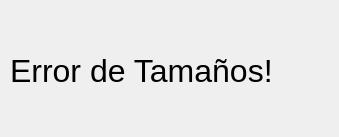
<?xml version="1.0" encoding="UTF-8"?>
<ui version="4.0">
 <class>Form</class>
 <widget class="QWidget" name="Form">
  <property name="geometry">
   <rect>
    <x>0</x>
    <y>0</y>
    <width>339</width>
    <height>137</height>
   </rect>
  </property>
  <property name="windowTitle">
   <string>Form</string>
  </property>
  <widget class="QLabel" name="label">
   <property name="geometry">
    <rect>
     <x>10</x>
     <y>10</y>
     <width>291</width>
     <height>121</height>
    </rect>
   </property>
   <property name="font">
    <font>
     <pointsize>24</pointsize>
    </font>
   </property>
   <property name="text">
    <string>Error de Tamaños!</string>
   </property>
  </widget>
 </widget>
 <resources/>
 <connections/>
</ui>
